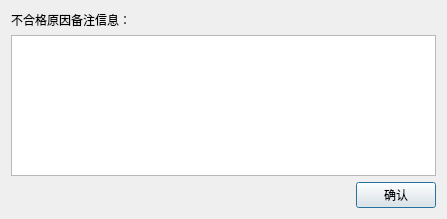
<?xml version="1.0" encoding="UTF-8"?>
<ui version="4.0">
 <class>remark</class>
 <widget class="QDialog" name="remark">
  <property name="geometry">
   <rect>
    <x>0</x>
    <y>0</y>
    <width>447</width>
    <height>219</height>
   </rect>
  </property>
  <property name="windowTitle">
   <string>Dialog</string>
  </property>
  <layout class="QVBoxLayout" name="verticalLayout_3">
   <item>
    <layout class="QVBoxLayout" name="verticalLayout_2">
     <item>
      <layout class="QVBoxLayout" name="verticalLayout">
       <item>
        <widget class="QLabel" name="label_6">
         <property name="text">
          <string>不合格原因备注信息：</string>
         </property>
        </widget>
       </item>
       <item>
        <widget class="QTextEdit" name="textEdit"/>
       </item>
      </layout>
     </item>
     <item>
      <layout class="QHBoxLayout" name="horizontalLayout_3">
       <item>
        <spacer name="horizontalSpacer_2">
         <property name="orientation">
          <enum>Qt::Horizontal</enum>
         </property>
         <property name="sizeHint" stdset="0">
          <size>
           <width>40</width>
           <height>20</height>
          </size>
         </property>
        </spacer>
       </item>
       <item>
        <widget class="QPushButton" name="pushButton_2">
         <property name="text">
          <string>确认</string>
         </property>
        </widget>
       </item>
      </layout>
     </item>
    </layout>
   </item>
  </layout>
 </widget>
 <resources/>
 <connections/>
</ui>
